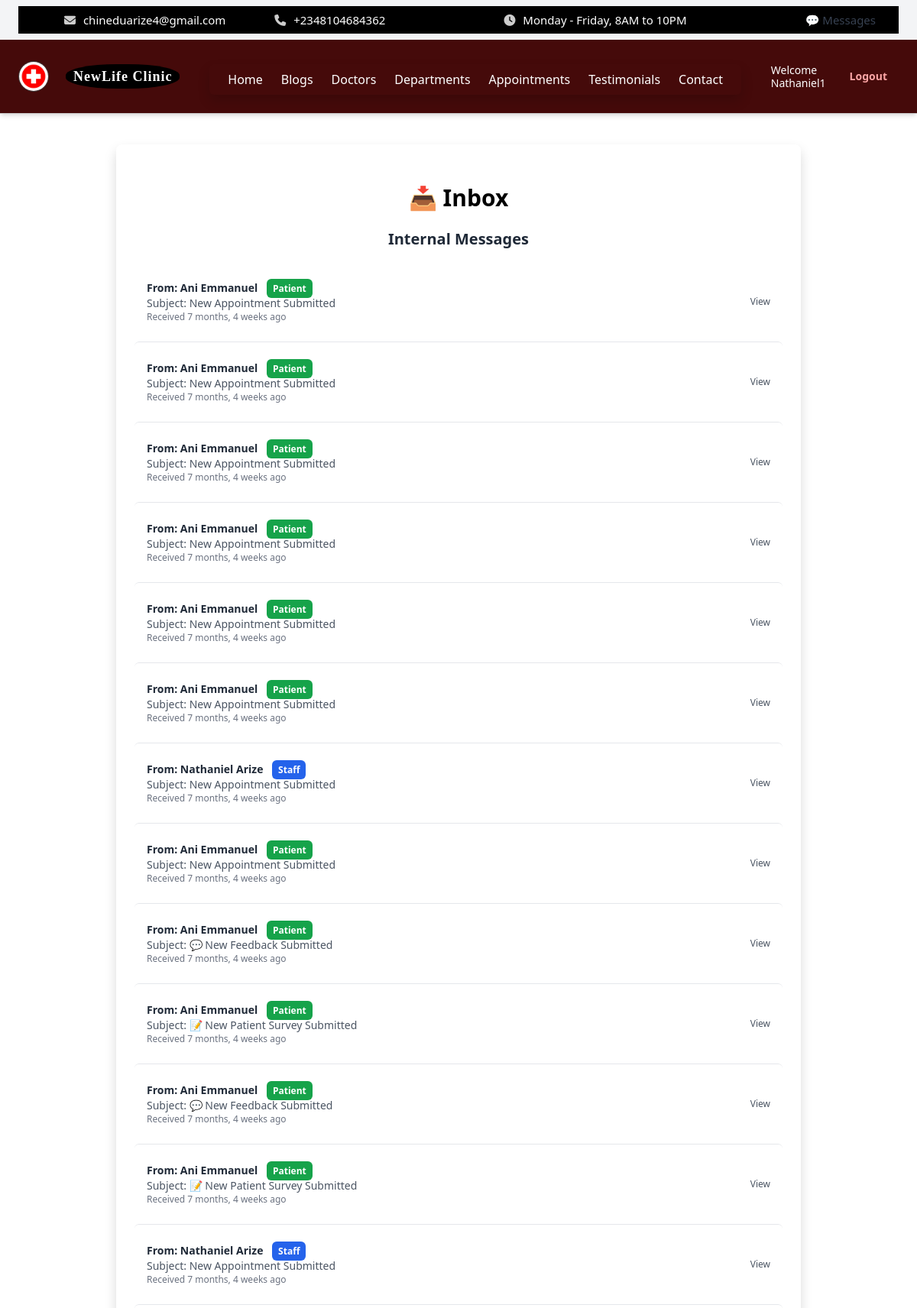
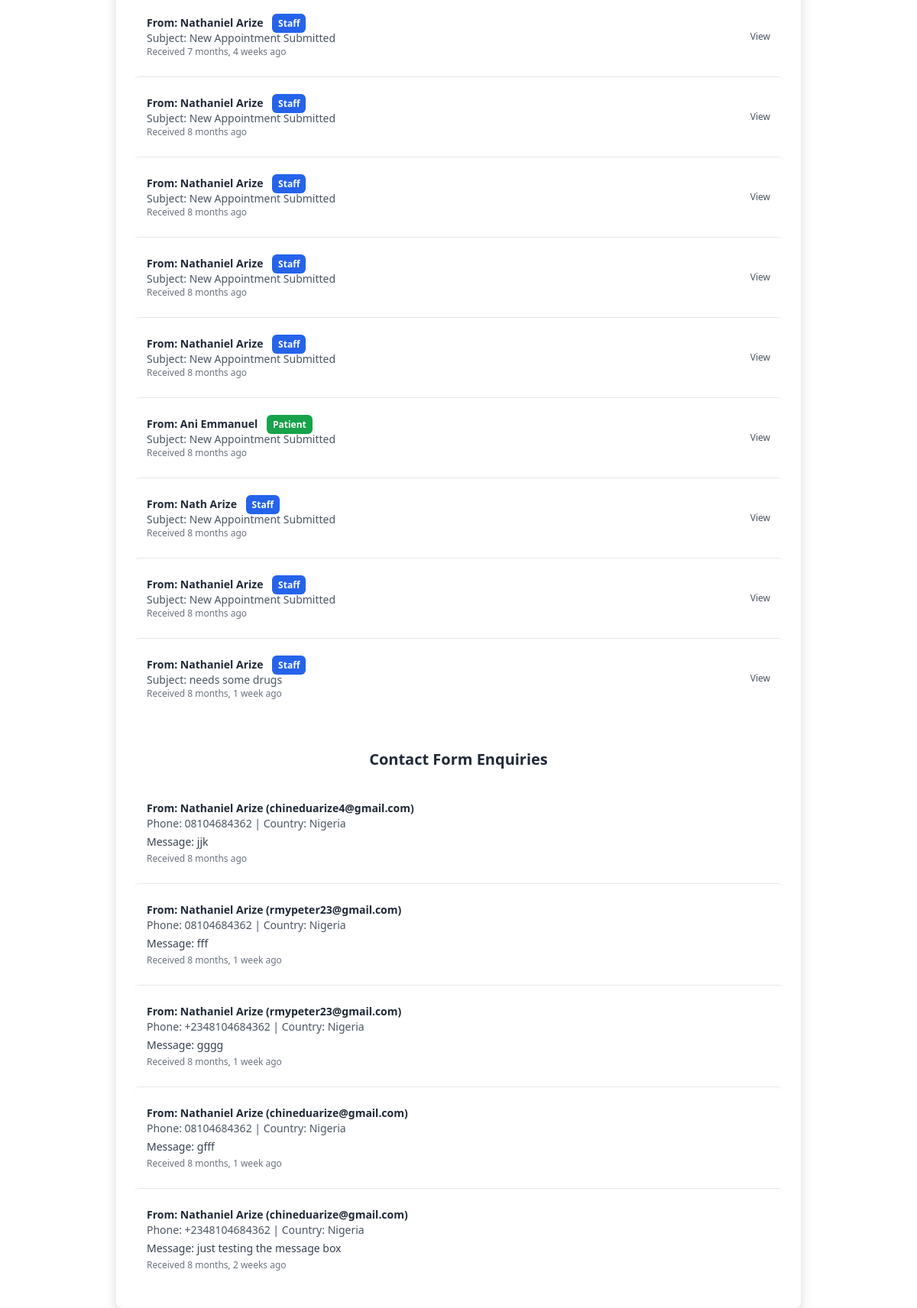
/dashboard/admin/inbox/ (signed in), run on the app's committed database (2 pictures, top to bottom).
### core/models.py (models this page shows, shortened)
class HeaderSettings(models.Model):
    hospital_name = models.CharField(max_length=100, default='My Hospital')
    logo = models.ImageField(upload_to='logos/', blank=True, null=True)
    menu_1 = models.CharField(max_length=50, default='Home')
    menu_2 = models.CharField(max_length=50, default='Services')
    menu_3 = models.CharField(max_length=50, default='Doctors')
    menu_4 = models.CharField(max_length=50, default='Departments')
    menu_5 = models.CharField(max_length=50, default='Appointments')
    menu_6 = models.CharField(max_length=50, default='About')
    menu_7 = models.CharField(max_length=50, default='Contact')
    email = models.EmailField(blank=True)
    phone = models.CharField(max_length=20, blank=True)
    working_hours = models.CharField(max_length=100, default="Monday - Friday, 8AM to 10PM")

class User(AbstractUser):
    ROLE_CHOICES = [
        ('admin', 'Admin'),
        ('doctor', 'Doctor'),
        ('nurse', 'Nurse'),
        ('receptionist', 'Receptionist'),
        ('pharmacist', 'Pharmacist'),
        ('labtech', 'Lab Technician'),
        ('patient', 'Patient'),
        ('cashier', 'Cashier'),
    ]
    role = models.CharField(max_length=20, choices=ROLE_CHOICES)
    def get_full_name(self):
        full_name = f"{self.first_name} {self.last_name}".strip()
        return full_name if full_name else self.username

class Message(models.Model):
    sender = models.ForeignKey(User, related_name='sent_messages', on_delete=models.CASCADE)
    recipient = models.ForeignKey(User, related_name='received_messages', on_delete=models.CASCADE)
    subject = models.CharField(max_length=255, blank=True)
    body = models.TextField()
    is_read = models.BooleanField(default=False)
    sent_at = models.DateTimeField(auto_now_add=True)

class Enquiry(models.Model):
    name = models.CharField(max_length=100)
    email = models.EmailField()
    phone = models.CharField(max_length=20)
    country = models.CharField(max_length=100)
    message = models.TextField()
    is_read = models.BooleanField(default=False)  # 🔥 Add this field
    created_at = models.DateTimeField(auto_now_add=True)  # Optional but useful

### admin_panel/views.py (the view)
# urls.py: path('inbox/', inbox_view, name='inbox'),
@login_required
def inbox_view(request):
    if not hasattr(request.user, 'doctor') and not request.user.is_staff:
        return HttpResponse("Unauthorized access.", status=403)
    Message.objects.filter(recipient=request.user, is_read=False).update(is_read=True)
    Enquiry.objects.filter(is_read=False).update(is_read=True)
    user_messages = Message.objects.filter(recipient=request.user).order_by('-sent_at')
    all_enquiries = Enquiry.objects.all().order_by('-created_at') if request.user.is_staff else None
    return render(request, 'admin_panel/inbox.html', {
        'messages': user_messages,
        'enquiries': all_enquiries,
    })

### core/context_processors.py (called while the page is built)
def header_settings(request):
    try:
        settings = HeaderSettings.objects.first()
    except HeaderSettings.DoesNotExist:
        settings = None
    return {'header_settings': settings}

def footer_settings(request):
    footer = FooterSettings.objects.first()
    return {'footer_settings': footer}

def appointment_form_processor(request):
    return {
        'footer_appointment_form': AppointmentForm()
    }

def unread_message_context(request):
    context = {}
    if request.user.is_authenticated:
        unread_messages = Message.objects.filter(recipient=request.user, is_read=False)
        context['unread_count'] = unread_messages.count()
        context['unread_messages'] = unread_messages[:5]
    else:
        context['unread_count'] = 0
    unread_enquiries = Enquiry.objects.filter(is_read=False)
    context['unread_enquiry_count'] = unread_enquiries.count()
    context['unread_enquiries'] = unread_enquiries[:5]
    context['total_unread_count'] = context['unread_count'] + context['unread_enquiry_count']
    return context

def footer_form(request):
    return {
        'footer_appointment_form': AppointmentForm()
    }

### admin_panel/templates/admin_panel/inbox.html (shortened to what this page needs)
{% extends "core/base.html" %}
{% load humanize %}
{% block content %}
<div class="max-w-4xl mx-auto mt-10 bg-white shadow rounded-lg p-6">
  <h2 class="text-2xl font-bold text-blue-700 mb-6 text-center">📥 Inbox</h2>
  {% if messages %}
    <h3 class="text-xl font-semibold text-gray-800 mb-3">Internal Messages</h3>
    <ul class="divide-y divide-gray-200 mb-10">
      {% for msg in messages %}
      <li class="py-4 px-3 hover:bg-gray-50 {% if not msg.is_read %}bg-yellow-50{% endif %} rounded transition">
        <div class="flex justify-between items-center">
          <div>
            <p class="text-sm font-semibold text-gray-800">
              From: {{ msg.sender.get_full_name|default:msg.sender.username }}
              {% if msg.sender.is_staff %}
                <span class="text-xs text-white bg-blue-600 px-2 py-1 rounded ml-2">Staff</span>
              {% else %}
                <span class="text-xs text-white bg-green-600 px-2 py-1 rounded ml-2">Patient</span>
              {% endif %}
            </p>
            {% if msg.subject %}
              <p class="text-sm text-gray-600">Subject: {{ msg.subject }}</p>
            {% endif %}
            <p class="text-xs text-gray-500">Received {{ msg.sent_at|naturaltime }}</p>
          </div>
          <div class="flex items-center gap-2">
            <a href="{% url 'admin_panel:message_detail' msg.id %}" class="text-xs text-gray-600 hover:text-blue-700 hover:underline">View</a>
          </div>
        </div>
      </li>
      {% endfor %}
    </ul>
  {% endif %}
  {% if enquiries %}
    <h3 class="text-xl font-semibold text-gray-800 mb-3">Contact Form Enquiries</h3>
    <ul class="divide-y divide-gray-200">
      {% for enquiry in enquiries %}
      <li class="py-4 px-3 hover:bg-gray-50 {% if not enquiry.is_read %}bg-yellow-50{% endif %} rounded transition">
        <div class="flex justify-between items-start">
          <div>
            <p class="text-sm font-semibold text-gray-800">From: {{ enquiry.name }} ({{ enquiry.email }})</p>
            <p class="text-sm text-gray-600">Phone: {{ enquiry.phone }} | Country: {{ enquiry.country }}</p>
            <p class="text-sm text-gray-700 mt-1">Message: {{ enquiry.message }}</p>
            <p class="text-xs text-gray-500 mt-1">Received {{ enquiry.created_at|naturaltime }}</p>
          </div>
        </div>
      </li>
      {% endfor %}
    </ul>
  {% endif %}
</div>
{% endblock %}

### core/templates/core/base.html (shortened to what this page needs)
<!DOCTYPE html>
<html lang="en" class="dark">
{% load static %}
{% load widget_tweaks %}
<head>
  <link rel="stylesheet" href="{% static 'core/css/style.css' %}">
  <script src="https://cdn.tailwindcss.com"></script>
  <link rel="stylesheet" href="https://cdnjs.cloudflare.com/ajax/libs/font-awesome/6.4.0/css/all.min.css">
  <link href="https://cdn.jsdelivr.net/npm/bootstrap@5.3.0/dist/css/bootstrap.min.css" rel="stylesheet">
</head>
<body>
  <div class="fixed-header bg-gray-100 px-4 py-2 text-sm">
  <div class="topbar flex flex-wrap items-center justify-between gap-4 sm:gap-0">
    <div class="topbar-left flex flex-col sm:flex-row items-start sm:items-center gap-1 sm:gap-4 flex-wrap text-center sm:text-left">
      {% if header_settings.email %}
        <span><i class="fas fa-envelope"></i> {{ header_settings.email }}</span>
      {% endif %}
      {% if header_settings.phone %}
        <span><i class="fas fa-phone"></i> {{ header_settings.phone }}</span>
      {% endif %}
    </div>
    <div class="topbar-right flex flex-col sm:flex-row items-start sm:items-center gap-1 sm:gap-4 flex-wrap text-center sm:text-left">
      {% if header_settings.working_hours %}
        <span><i class="fas fa-clock"></i> {{ header_settings.working_hours }}</span>
      {% endif %}
    </div>
    <a href="{% url 'admin_panel:inbox' %}" class="relative text-gray-700 no-print whitespace-nowrap">
      💬 Messages
    </a>
  </div>
</div>
    <header class="header-bar flex items-center justify-between flex-wrap bg-red-950 p-4 shadow-md w-full gap-4 sm:gap-0">
  <div class="logo-title flex items-center space-x-3 flex-shrink-0">
    {% if header_settings.logo %}
      <img src="{{ header_settings.logo.url }}" alt="Logo" class="logo-img h-10 w-10 object-cover">
    {% else %}
      <img src="{% static 'core/img/default_logo.png' %}" alt="Default Logo" class="logo-img h-10 w-10 object-cover">
    {% endif %}
    <span class="hospital-name font-bold text-lg leading-tight text-white">
      <span class="block">{{ header_settings.hospital_name_line1|default:"NewLife Clinic" }}</span>
    </span>
  </div>
  <div class="relative flex-1 flex justify-center sm:justify-center">
    <nav id="menu-content" class="hidden sm:flex absolute sm:static top-full mt-2 sm:mt-0 bg-red-800 sm:bg-transparent shadow sm:shadow-none rounded px-4 py-2 sm:p-0 sm:rounded-none z-50 overflow-x-auto whitespace-nowrap space-x-4 sm:space-x-6">
      <a href="{% url 'landing_page' %}" class="text-white hover:text-blue-400">Home</a>
      <a href="{% url 'blogs' %}" class="text-white hover:text-blue-400">Blogs</a>
      <a href="{% url 'doctors' %}" class="text-white hover:text-blue-400">Doctors</a>
      <a href="{% url 'departments' %}" class="text-white hover:text-blue-400">Departments</a>
      <a href="{% url 'appointment' %}" class="text-white hover:text-blue-400">Appointments</a>
      <a href="{% url 'testimonials' %}" class="text-white hover:text-blue-400">Testimonials</a>
      <a href="{% url 'contact' %}" class="text-white hover:text-blue-400">Contact</a>
    </nav>
  </div>
  <div class="auth-buttons flex items-center space-x-4 flex-shrink-0 text-sm">
    {% if request.path == '/' and not request.user.is_authenticated %}
      <a href="{% url 'login' %}" class="text-blue-300 hover:underline no-print">Login</a>
    {% elif request.user.is_authenticated %}
      <span class="text-white no-print text-sm leading-tight">Welcome<br>{{ request.user.username }}</span>
      <a href="{% url 'logout' %}" class="text-red-300 hover:underline no-print">Logout</a>
    {% endif %}
  </div>
</header>
  <main>
    {% block content %}{% endblock %}
  </main>
</body>
</html>

### core/static/core/css/style.css (style rules this page uses)
body { font-family: Arial, sans-serif; background-color: #f9fafc; color: #333; }
html { scroll-behavior: smooth; }
.header-bar { display: flex; align-items: center; justify-content: space-between; background: white; padding: 15px 30px; border-bottom: 1px solid #ccc; }
.logo-title { display: flex; align-items: center; }
.logo-img { height: 65px; margin-right: 10px; border-radius: 50%; border: 1px solid rgb(61, 60, 60); }
.hospital-name { display: inline-block; background: black; padding: 5px 10px; color: white; font-family: 'Playfair Display', serif; border-radius: 45%; font-weight: 700; letter-spacing: 1px; line-height:1.0; margin-left: 10px; }
.auth-buttons a { padding: 8px 15px; border-radius: 5px; text-decoration: none; margin-left: 10px; font-weight: 600; }
.topbar { background-color: #000; color: white; display: flex; justify-content: space-between; padding: 8px 30px; font-size: 15px; font-family: 'Segoe UI', Tahoma, Geneva, Verdana, sans-serif; }
.topbar-left span, .topbar-right span { margin-right: 30px; }
.topbar-left span { margin-left: 30px; }
.topbar i { margin-right: 6px; color: #ccc; }
h2.text-2xl { text-align: center; color: #000000; margin-top: 30px; font-size: 30px }
h3 { color: #010102; text-align: center; }

### data on the page
HeaderSettings: email "chineduarize4@gmail.com", phone "+2348104684362", working_hours "Monday - Friday, 8AM to 10PM", logo (picture)
User: user.username "Nathaniel1"
Message: sender.get_full_name "Ani Emmanuel", shows "Patient", subject "New Appointment Submitted", sent_at "7 months, 4 weeks ago"
Message: sender.get_full_name "Ani Emmanuel", shows "Patient", subject "New Appointment Submitted", sent_at "7 months, 4 weeks ago"
Message: sender.get_full_name "Ani Emmanuel", shows "Patient", subject "New Appointment Submitted", sent_at "7 months, 4 weeks ago"
Message: sender.get_full_name "Ani Emmanuel", shows "Patient", subject "New Appointment Submitted", sent_at "7 months, 4 weeks ago"
Message: sender.get_full_name "Ani Emmanuel", shows "Patient", subject "New Appointment Submitted", sent_at "7 months, 4 weeks ago"
Message: sender.get_full_name "Ani Emmanuel", shows "Patient", subject "New Appointment Submitted", sent_at "7 months, 4 weeks ago"
Message: sender.get_full_name "Nathaniel Arize", shows "Staff", subject "New Appointment Submitted", sent_at "7 months, 4 weeks ago"
Message: sender.get_full_name "Ani Emmanuel", shows "Patient", subject "New Appointment Submitted", sent_at "7 months, 4 weeks ago"
Message: sender.get_full_name "Ani Emmanuel", shows "Patient", subject "💬 New Feedback Submitted", sent_at "7 months, 4 weeks ago"
Message: sender.get_full_name "Ani Emmanuel", shows "Patient", subject "📝 New Patient Survey Submitted", sent_at "7 months, 4 weeks ago"
Message: sender.get_full_name "Ani Emmanuel", shows "Patient", subject "💬 New Feedback Submitted", sent_at "7 months, 4 weeks ago"
Message: sender.get_full_name "Ani Emmanuel", shows "Patient", subject "📝 New Patient Survey Submitted", sent_at "7 months, 4 weeks ago"
Message: sender.get_full_name "Nathaniel Arize", shows "Staff", subject "New Appointment Submitted", sent_at "7 months, 4 weeks ago"
Message: sender.get_full_name "Nathaniel Arize", shows "Staff", subject "New Appointment Submitted", sent_at "7 months, 4 weeks ago"
Message: sender.get_full_name "Nathaniel Arize", shows "Staff", subject "New Appointment Submitted", sent_at "8 months ago"
Message: sender.get_full_name "Nathaniel Arize", shows "Staff", subject "New Appointment Submitted", sent_at "8 months ago"
Message: sender.get_full_name "Nathaniel Arize", shows "Staff", subject "New Appointment Submitted", sent_at "8 months ago"
Message: sender.get_full_name "Nathaniel Arize", shows "Staff", subject "New Appointment Submitted", sent_at "8 months ago"
Message: sender.get_full_name "Ani Emmanuel", shows "Patient", subject "New Appointment Submitted", sent_at "8 months ago"
Message: sender.get_full_name "Nath Arize", shows "Staff", subject "New Appointment Submitted", sent_at "8 months ago"
Message: sender.get_full_name "Nathaniel Arize", shows "Staff", subject "New Appointment Submitted", sent_at "8 months ago"
Message: sender.get_full_name "Nathaniel Arize", shows "Staff", subject "needs some drugs", sent_at "8 months, 1 week ago"
Enquiry: name "Nathaniel Arize", email "chineduarize4@gmail.com", phone "08104684362", country "Nigeria", message "jjk", created_at "8 months ago"
Enquiry: name "Nathaniel Arize", email "rmypeter23@gmail.com", phone "08104684362", country "Nigeria", message "fff", created_at "8 months, 1 week ago"
Enquiry: name "Nathaniel Arize", email "rmypeter23@gmail.com", phone "+2348104684362", country "Nigeria", message "gggg", created_at "8 months, 1 week ago"
Enquiry: name "Nathaniel Arize", email "chineduarize@gmail.com", phone "08104684362", country "Nigeria", message "gfff", created_at "8 months, 1 week ago"
Enquiry: name "Nathaniel Arize", email "chineduarize@gmail.com", phone "+2348104684362", country "Nigeria", message "just testing the message box", created_at "8 months, 2 weeks ago"

### other printed values
{{ header_settings.hospital_name_line1|default:"NewLife Clinic" }} "NewLife Clinic"
